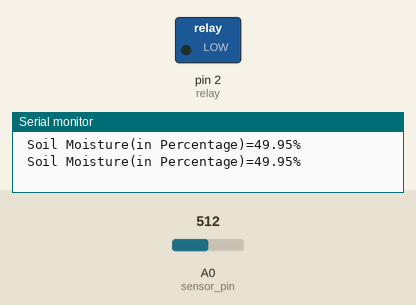
Bench run of a sketch on a simulated Arduino Uno, built with avr-gcc and run on an emulated ATmega328P. Shown: switched loads named in the sketch (green lamp = pin HIGH), the last lines printed to the serial monitor. Inputs (shaded band) come from the test bench; at power-on: A0 (sensor_pin) = 512.

Above: at 1.8 s.
1.9 s: A0 (sensor_pin) set to 600
3.4 s: A0 (sensor_pin) set to 628
At 5.2 s:
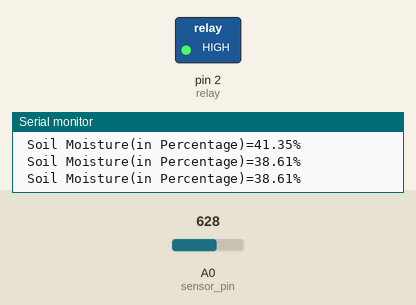
5.5 s: A0 (sensor_pin) set to 511
At 6.9 s:
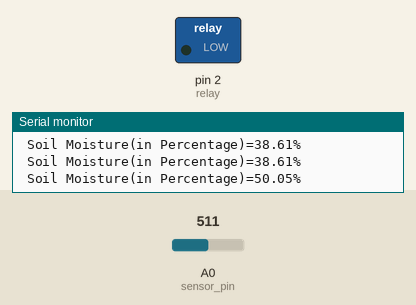
7.5 s: A0 (sensor_pin) set to 716
At 8.4 s:
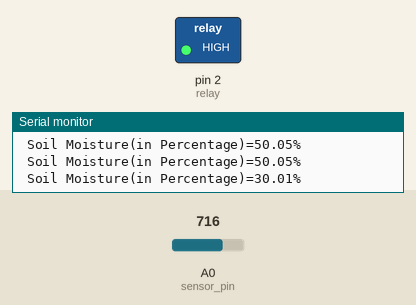
Timing chart, 0 to 10.5 s (numbered marks = the images above; inputs shaded):
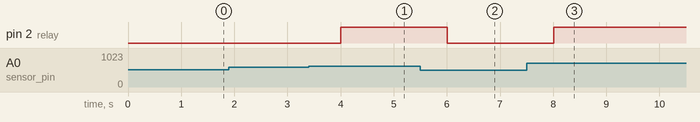

The sketch:

humidy_sensor.ino
```cpp
const int sensor_pin = A0;
int relay = 2;
int limit = 40;
void setup() {
  Serial.begin(9600);
  pinMode(relay,OUTPUT);
  // put your setup code here, to run once:

}

void loop() {
  float moisture_percentage;
  // put your main code here, to run repeatedly:
moisture_percentage = (100.00 - ((analogRead(sensor_pin)/1023.00) * 100.00));
Serial.print(" Soil Moisture(in Percentage)=");
Serial.print(moisture_percentage);
Serial.println("%");
if(moisture_percentage <= limit){
  digitalWrite(relay,HIGH);
}else{
  digitalWrite(relay,LOW);
  }

delay(1000);
}
```

Measured:
- the behaviour switches between 613 and 614 on A0 (sensor_pin) (found by bisection; images 0 and 1)
- after the input at 3.4 s, pin 2 (relay): LOW → HIGH after 0.60 s
- after the input at 5.5 s, pin 2 (relay): HIGH → LOW after 0.51 s
- after the input at 7.5 s, pin 2 (relay): LOW → HIGH after 0.51 s
